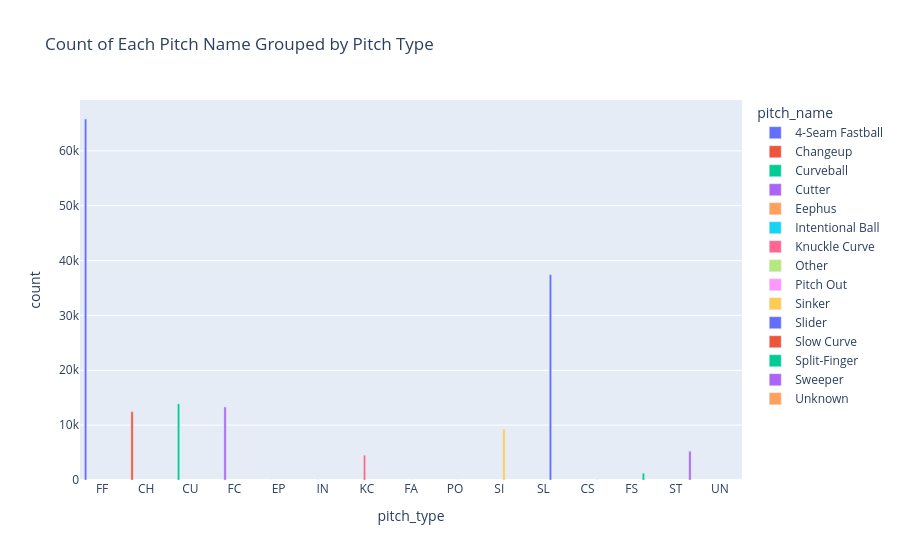

This figure's notebook cell:
### Code cell
# chart of pitch types and pitch names
pitch_type_counts = data.groupby(['pitch_name', 'pitch_type']).size().reset_index(name='count')
fig = px.bar(pitch_type_counts, x='pitch_type', y='count', color='pitch_name', barmode='group', 
             title='Count of Each Pitch Name Grouped by Pitch Type')
fig.show()
display(pitch_type_counts)

### Figure 1 — Plotly figure (JSON) as saved in the notebook; plotly's stock layout.template omitted (floating-point values rounded to 4 significant figures)
{"data": [{"alignmentgroup": "True", "hovertemplate": "pitch_name=4-Seam Fastball<br>pitch_type=%{x}<br>count=%{y}<extra></extra>", "legendgroup": "4-Seam Fastball", "marker": {"color": "#636efa", "pattern": {"shape": ""}}, "name": "4-Seam Fastball", "offsetgroup": "4-Seam Fastball", "orientation": "v", "showlegend": true, "textposition": "auto", "type": "bar", "x": ["FF"], "xaxis": "x", "y": [65807], "yaxis": "y"}, {"alignmentgroup": "True", "hovertemplate": "pitch_name=Changeup<br>pitch_type=%{x}<br>count=%{y}<extra></extra>", "legendgroup": "Changeup", "marker": {"color": "#EF553B", "pattern": {"shape": ""}}, "name": "Changeup", "offsetgroup": "Changeup", "orientation": "v", "showlegend": true, "textposition": "auto", "type": "bar", "x": ["CH"], "xaxis": "x", "y": [12461], "yaxis": "y"}, {"alignmentgroup": "True", "hovertemplate": "pitch_name=Curveball<br>pitch_type=%{x}<br>count=%{y}<extra></extra>", "legendgroup": "Curveball", "marker": {"color": "#00cc96", "pattern": {"shape": ""}}, "name": "Curveball", "offsetgroup": "Curveball", "orientation": "v", "showlegend": true, "textposition": "auto", "type": "bar", "x": ["CU"], "xaxis": "x", "y": [13886], "yaxis": "y"}, {"alignmentgroup": "True", "hovertemplate": "pitch_name=Cutter<br>pitch_type=%{x}<br>count=%{y}<extra></extra>", "legendgroup": "Cutter", "marker": {"color": "#ab63fa", "pattern": {"shape": ""}}, "name": "Cutter", "offsetgroup": "Cutter", "orientation": "v", "showlegend": true, "textposition": "auto", "type": "bar", "x": ["FC"], "xaxis": "x", "y": [13318], "yaxis": "y"}, {"alignmentgroup": "True", "hovertemplate": "pitch_name=Eephus<br>pitch_type=%{x}<br>count=%{y}<extra></extra>", "legendgroup": "Eephus", "marker": {"color": "#FFA15A", "pattern": {"shape": ""}}, "name": "Eephus", "offsetgroup": "Eephus", "orientation": "v", "showlegend": true, "textposition": "auto", "type": "bar", "x": ["EP"], "xaxis": "x", "y": [1], "yaxis": "y"}, {"alignmentgroup": "True", "hovertemplate": "pitch_name=Intentional Ball<br>pitch_type=%{x}<br>count=%{y}<extra></extra>", "legendgroup": "Intentional Ball", "marker": {"color": "#19d3f3", "pattern": {"shape": ""}}, "name": "Intentional Ball", "offsetgroup": "Intentional Ball", "orientation": "v", "showlegend": true, "textposition": "auto", "type": "bar", "x": ["IN"], "xaxis": "x", "y": [19], "yaxis": "y"}, {"alignmentgroup": "True", "hovertemplate": "pitch_name=Knuckle Curve<br>pitch_type=%{x}<br>count=%{y}<extra></extra>", "legendgroup": "Knuckle Curve", "marker": {"color": "#FF6692", "pattern": {"shape": ""}}, "name": "Knuckle Curve", "offsetgroup": "Knuckle Curve", "orientation": "v", "showlegend": true, "textposition": "auto", "type": "bar", "x": ["KC"], "xaxis": "x", "y": [4531], "yaxis": "y"}, {"alignmentgroup": "True", "hovertemplate": "pitch_name=Other<br>pitch_type=%{x}<br>count=%{y}<extra></extra>", "legendgroup": "Other", "marker": {"color": "#B6E880", "pattern": {"shape": ""}}, "name": "Other", "offsetgroup": "Other", "orientation": "v", "showlegend": true, "textposition": "auto", "type": "bar", "x": ["FA"], "xaxis": "x", "y": [2], "yaxis": "y"}, {"alignmentgroup": "True", "hovertemplate": "pitch_name=Pitch Out<br>pitch_type=%{x}<br>count=%{y}<extra></extra>", "legendgroup": "Pitch Out", "marker": {"color": "#FF97FF", "pattern": {"shape": ""}}, "name": "Pitch Out", "offsetgroup": "Pitch Out", "orientation": "v", "showlegend": true, "textposition": "auto", "type": "bar", "x": ["PO"], "xaxis": "x", "y": [7], "yaxis": "y"}, {"alignmentgroup": "True", "hovertemplate": "pitch_name=Sinker<br>pitch_type=%{x}<br>count=%{y}<extra></extra>", "legendgroup": "Sinker", "marker": {"color": "#FECB52", "pattern": {"shape": ""}}, "name": "Sinker", "offsetgroup": "Sinker", "orientation": "v", "showlegend": true, "textposition": "auto", "type": "bar", "x": ["SI"], "xaxis": "x", "y": [9289], "yaxis": "y"}, {"alignmentgroup": "True", "hovertemplate": "pitch_name=Slider<br>pitch_type=%{x}<br>count=%{y}<extra></extra>", "legendgroup": "Slider", "marker": {"color": "#636efa", "pattern": {"shape": ""}}, "name": "Slider", "offsetgroup": "Slider", "orientation": "v", "showlegend": true, "textposition": "auto", "type": "bar", "x": ["SL"], "xaxis": "x", "y": [37442], "yaxis": "y"}, {"alignmentgroup": "True", "hovertemplate": "pitch_name=Slow Curve<br>pitch_type=%{x}<br>count=%{y}<extra></extra>", "legendgroup": "Slow Curve", "marker": {"color": "#EF553B", "pattern": {"shape": ""}}, "name": "Slow Curve", "offsetgroup": "Slow Curve", "orientation": "v", "showlegend": true, "textposition": "auto", "type": "bar", "x": ["CS"], "xaxis": "x", "y": [15], "yaxis": "y"}, {"alignmentgroup": "True", "hovertemplate": "pitch_name=Split-Finger<br>pitch_type=%{x}<br>count=%{y}<extra></extra>", "legendgroup": "Split-Finger", "marker": {"color": "#00cc96", "pattern": {"shape": ""}}, "name": "Split-Finger", "offsetgroup": "Split-Finger", "orientation": "v", "showlegend": true, "textposition": "auto", "type": "bar", "x": ["FS"], "xaxis": "x", "y": [1253], "yaxis": "y"}, {"alignmentgroup": "True", "hovertemplate": "pitch_name=Sweeper<br>pitch_type=%{x}<br>count=%{y}<extra></extra>", "legendgroup": "Sweeper", "marker": {"color": "#ab63fa", "pattern": {"shape": ""}}, "name": "Sweeper", "offsetgroup": "Sweeper", "orientation": "v", "showlegend": true, "textposition": "auto", "type": "bar", "x": ["ST"], "xaxis": "x", "y": [5255], "yaxis": "y"}, {"alignmentgroup": "True", "hovertemplate": "pitch_name=Unknown<br>pitch_type=%{x}<br>count=%{y}<extra></extra>", "legendgroup": "Unknown", "marker": {"color": "#FFA15A", "pattern": {"shape": ""}}, "name": "Unknown", "offsetgroup": "Unknown", "orientation": "v", "showlegend": true, "textposition": "auto", "type": "bar", "x": ["UN"], "xaxis": "x", "y": [2], "yaxis": "y"}], "layout": {"barmode": "group", "legend": {"title": {"text": "pitch_name"}, "tracegroupgap": 0}, "title": {"text": "Count of Each Pitch Name Grouped by Pitch Type"}, "xaxis": {"anchor": "y", "domain": [0, 1], "title": {"text": "pitch_type"}}, "yaxis": {"anchor": "x", "domain": [0, 1], "title": {"text": "count"}}}}
